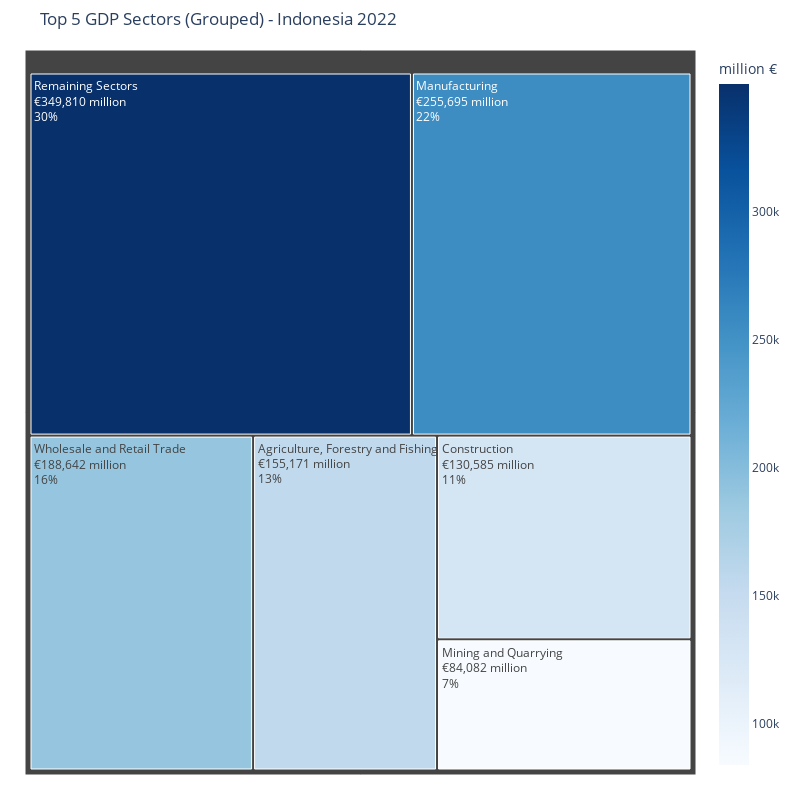

The notebook cell this image was saved under:
### Code cell
# Step 1: Sort by VA22 descending
sorted_df_va_22 = aggregated_df_22.sort_values(by='VA22', ascending=False).reset_index(drop=True)

# Step 2: Remove "Other service activities" from the sorted list
cleaned_df = sorted_df_va_22[sorted_df_va_22['Sector'] != 'Other Services Activities'].reset_index(drop=True)

# Step 3: Take top 5 sectors (excluding "Other service activities")
top_5_va = cleaned_df.iloc[:5].copy()

# Step 4: Sum the rest + "Other service activities"
others_df = pd.concat([cleaned_df.iloc[5:], 
                       sorted_df_va_22[sorted_df_va_22['Sector'] == 'Other Services Activities']])

other_total = others_df['VA22'].sum()
other_row = pd.DataFrame({'Sector': ['Remaining Sectors'], 'VA22': [other_total]})

# Step 5: Combine into final dataframe
final_df = pd.concat([top_5_va, other_row], ignore_index=True)

# Step 6: Calculate percentage column
total_va = final_df['VA22'].sum()
final_df['Percentage'] = (final_df['VA22'] / total_va * 100).round(1).astype(str) + '%'

# Step 1: Make sure the manual percentages are in the correct order
ordered_percentages_22 = ['13%', '11%', '22%', '7%', '30%', '16%']  # Match the order in final_df

# Step 2: Assign as new column (used as customdata)
final_df['ManualPercent'] = ordered_percentages_22

# Step 3: Plot treemap
fig = px.treemap(
    final_df, 
    path=['Sector'], 
    values='VA22',
    title='Top 5 GDP Sectors (Grouped) - Indonesia 2022',
    color='VA22',
    color_continuous_scale='Blues'
)

# Step 4: Format text: label, €value, and manual % (on separate lines)
fig.update_traces(
    texttemplate='%{label}<br>€%{value:,.0f} million<br>%{customdata}',
    customdata=final_df[['ManualPercent']],
    textinfo='label+value+text'
)

# Step 5: Layout cleanup
fig.update_layout(
    width=800,
    height=800,
    margin=dict(t=50, l=25, r=25, b=25),
    coloraxis_colorbar=dict(title="million €")
)

fig.show()

### Figure 1 — Plotly figure (JSON) as saved in the notebook; plotly's stock layout.template omitted (floating-point values rounded to 4 significant figures)
{"data": [{"branchvalues": "total", "customdata": [["13%"], ["11%"], ["22%"], ["7%"], ["30%"], ["16%"]], "domain": {"x": [0, 1], "y": [0, 1]}, "hovertemplate": "labels=%{label}<br>VA22_sum=%{value}<br>parent=%{parent}<br>id=%{id}<br>VA22=%{color}<extra></extra>", "ids": ["Agriculture, Forestry and Fishing", "Construction", "Manufacturing", "Mining and Quarrying", "Remaining Sectors", "Wholesale and Retail Trade"], "labels": ["Agriculture, Forestry and Fishing", "Construction", "Manufacturing", "Mining and Quarrying", "Remaining Sectors", "Wholesale and Retail Trade"], "marker": {"coloraxis": "coloraxis", "colors": [155200.0, 130600.0, 255700.0, 84080.0, 349800.0, 188600.0]}, "name": "", "parents": ["", "", "", "", "", ""], "textinfo": "label+value+text", "texttemplate": "%{label}<br>€%{value:,.0f} million<br>%{customdata}", "type": "treemap", "values": [155200.0, 130600.0, 255700.0, 84080.0, 349800.0, 188600.0]}], "layout": {"coloraxis": {"colorbar": {"title": {"text": "million €"}}, "colorscale": [[0, "rgb(247,251,255)"], [0.125, "rgb(222,235,247)"], [0.25, "rgb(198,219,239)"], [0.375, "rgb(158,202,225)"], [0.5, "rgb(107,174,214)"], [0.625, "rgb(66,146,198)"], [0.75, "rgb(33,113,181)"], [0.875, "rgb(8,81,156)"], [1, "rgb(8,48,107)"]]}, "height": 800, "legend": {"tracegroupgap": 0}, "margin": {"b": 25, "l": 25, "r": 25, "t": 50}, "title": {"text": "Top 5 GDP Sectors (Grouped) - Indonesia 2022"}, "width": 800}}
